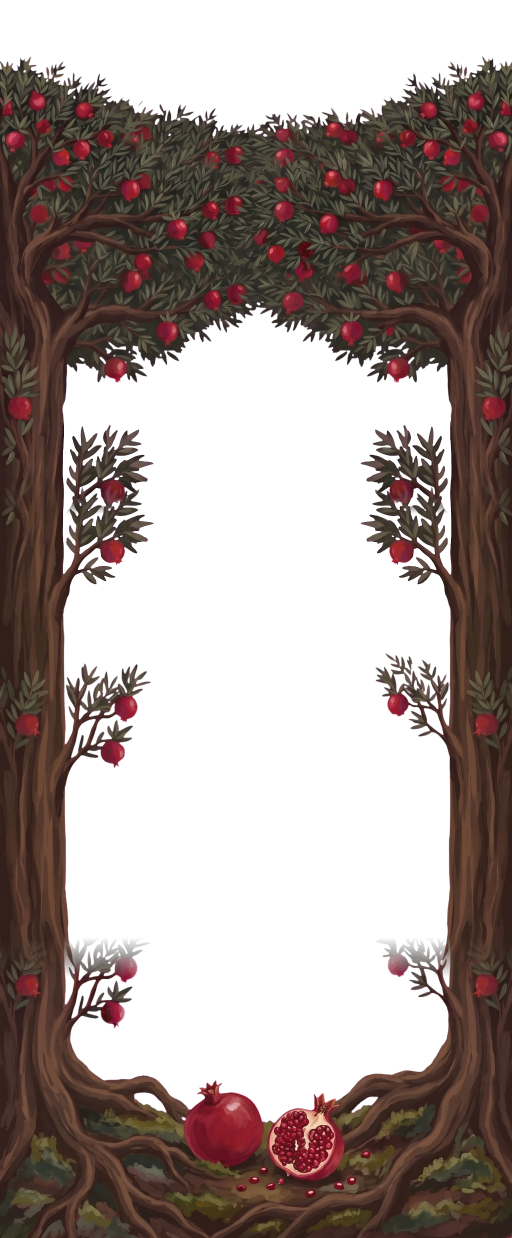
#> input picture assets/tree/tree-full.webp, 1536 x 3714 px (shown at 1/3 size)
$ python -i gen_pom_whole.py   (imports and definitions only)
#> lines starting #> are read from the running program, lines starting #| are printed output that depends on the picture
"""A WHOLE pomegranate for the favicon (owner 2026-11-03: "we need a favicon, use the pomegranate ... make it whole, it has
some cut parts"). Painted by the Gemini image API in the ground fruit's exact style (reference: the ground fruit
crop from tree-full), on flat magenta, keyed by distance to magenta (the old key read red as half-magenta), trimmed.
Writes src-assets/tree/pom-whole.png (raw), assets/tree/pom-whole.webp, and 3 candidates to pick from."""
import os, json, base64, urllib.request, io
import numpy as np
from PIL import Image
SITE = r'C:\dev\anar-site'; RAW = SITE + r'\src-assets\tree'; MODEL = 'gemini-3.1-flash-image'
# [2 lines not run here, left out]
PROMPT = ("Square image. Paint ONE single complete pomegranate in exactly the reference painting's style: opaque gouache, deep crimson "
          "rind with soft painterly brush strokes, one glossy pale highlight upper right, a small dark crimson outline, its crown of "
          "pointed sepals on top. The WHOLE fruit is visible: round bottom, nothing cut off, no ground, no leaves, no shadow. "
          "Centered, filling about 75% of the image. Flat solid uniform magenta #FF00FF background everywhere else. No text.")
def key(im):
    a = np.asarray(im.convert('RGB')).astype(np.float32)
    d = np.sqrt((a[..., 0] - 255) ** 2 + (a[..., 1] - 0) ** 2 + (a[..., 2] - 255) ** 2)
    al = np.clip((d - 70) / 60, 0, 1)
    # un-mix the magenta from the soft edge pixels
    safe = np.maximum(al, 0.05)[..., None]
    fg = np.clip((a - (1 - safe) * np.array([255, 0, 255])) / safe, 0, 255)
    out = Image.fromarray(np.dstack([fg, al * 255]).astype(np.uint8), 'RGBA')
    return out.crop(out.getchannel('A').point(lambda v: 255 if v > 20 else 0).getbbox())
cands = []
# [11 lines not run here, left out]
# sheet: each candidate on night and at favicon sizes (64 / 32 / 16 px)
NIGHT = (27, 34, 30)
sheet = Image.new('RGB', (3 * 420, 520), (60, 40, 30))
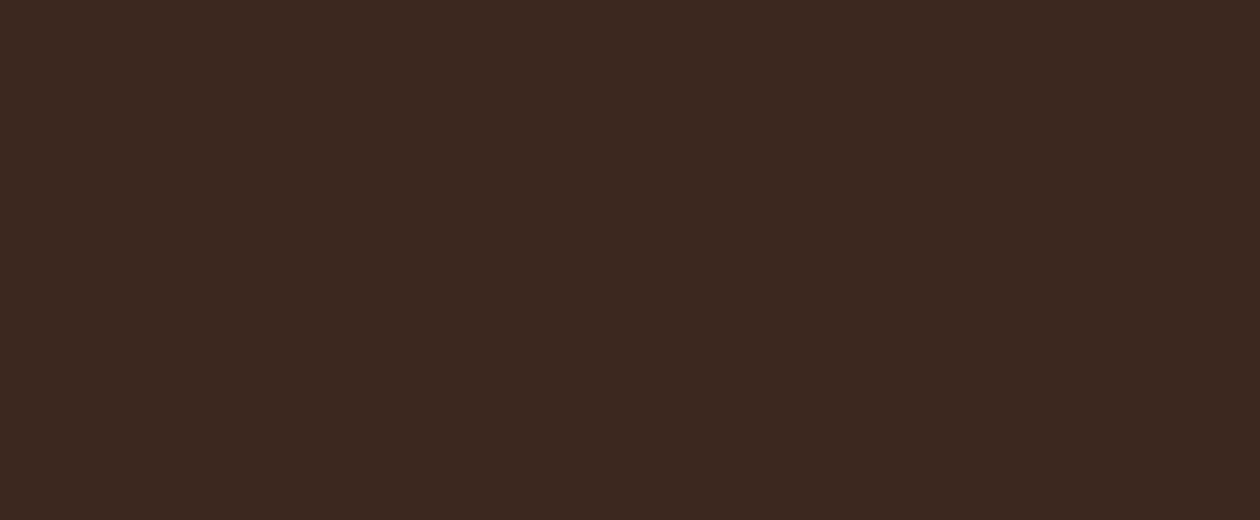
#> sheet: PIL image 1260x520 RGB; mean R, G, B 60, 40, 30
# [8 lines not run here, left out]

>>> from PIL import Image
>>> picture = Image.open('../../assets/tree/tree-full.webp')
#> picture is the input picture: PIL image 1536x3714 RGBA; mean R, G, B, A 50.8, 36.5, 32.9, 130.2
>>> result = key(picture)
#> in key, `a = np.asarray(im.convert('RGB')).astype(np.float32)`:
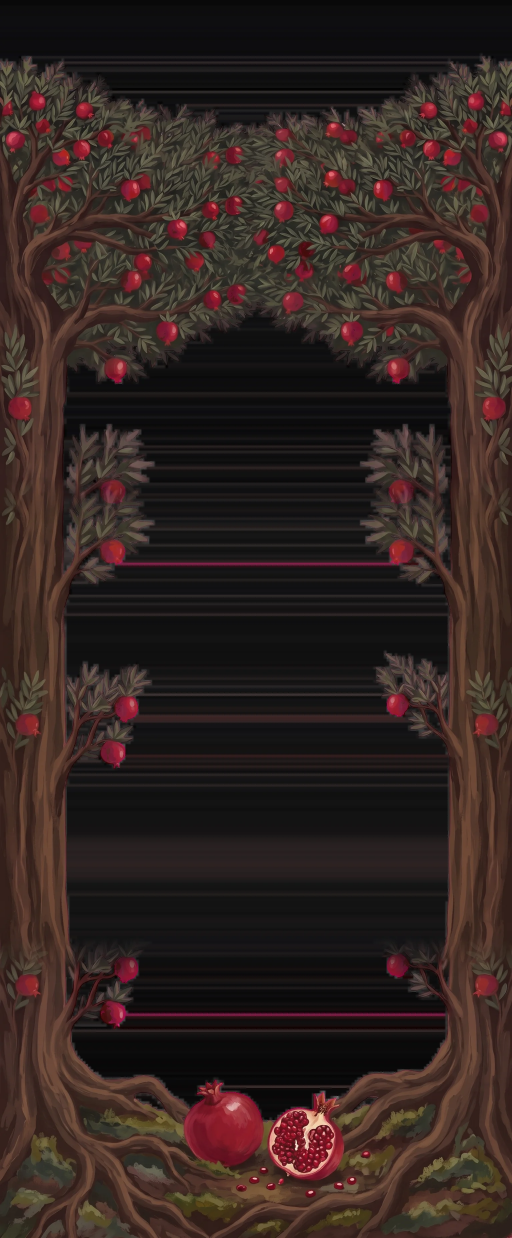
#> a: shape (3714, 1536, 3) float32 (shown at 1/3 size); mean R, G, B 50.7, 36.3, 32.9
#> in key, `d = np.sqrt((a[..., 0] - 255) ** 2 + (a[..., 1] - 0) ** 2 + (a[..., 2]..`:
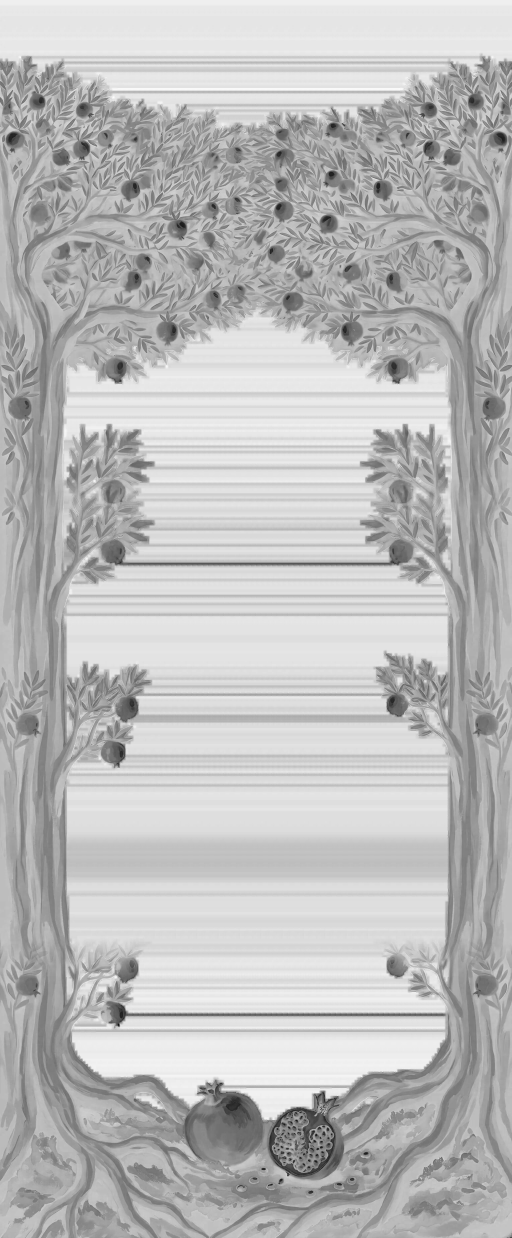
#> d: shape (3714, 1536) float32 (shown at 1/3 size); min 151.9, max 360.6, mean 305.6; drawn with min black and max white
#> in key, `al = np.clip((d - 70) / 60, 0, 1)`: al: shape (3714, 1536) float32; every value is 1

$ run again, on assets/tree/canopy-u3-1376.webp
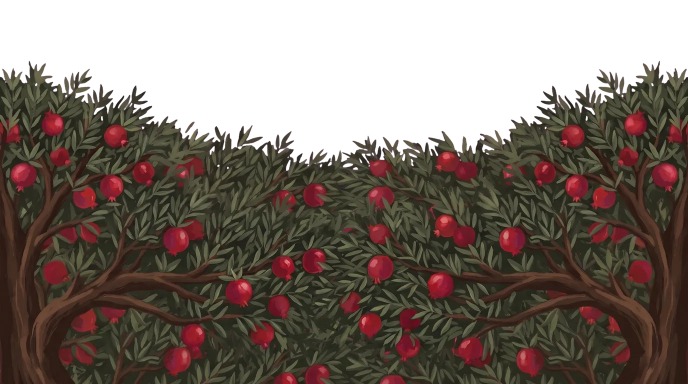
#> input picture assets/tree/canopy-u3-1376.webp, 1376 x 768 px (shown at 1/2 size)
#> picture is the input picture: PIL image 1376x768 RGBA; mean R, G, B, A 50.8, 38.6, 30.8, 176.2
#> in key, `a = np.asarray(im.convert('RGB')).astype(np.float32)`:
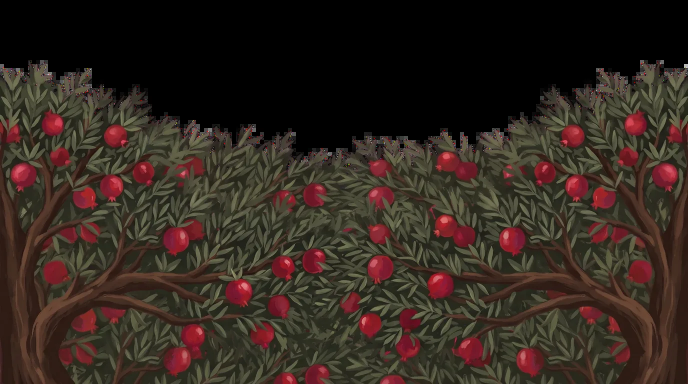
#> a: shape (768, 1376, 3) float32 (shown at 1/2 size); mean R, G, B 50.8, 38.6, 30.8
#> in key, `d = np.sqrt((a[..., 0] - 255) ** 2 + (a[..., 1] - 0) ** 2 + (a[..., 2]..`:
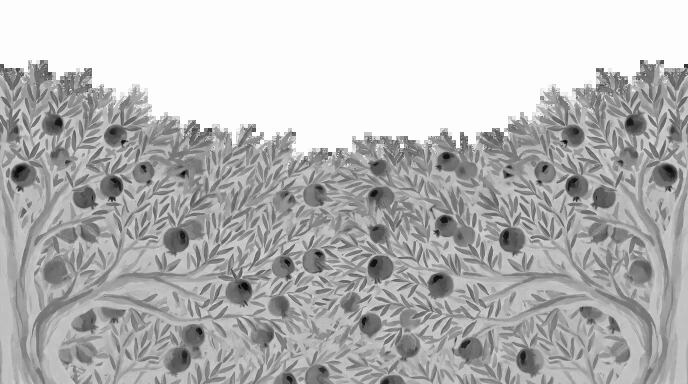
#> d: shape (768, 1376) float32 (shown at 1/2 size); min 171.3, max 361.4, mean 308.5; drawn with min black and max white
#> al: shape (768, 1376) float32; every value is 1
